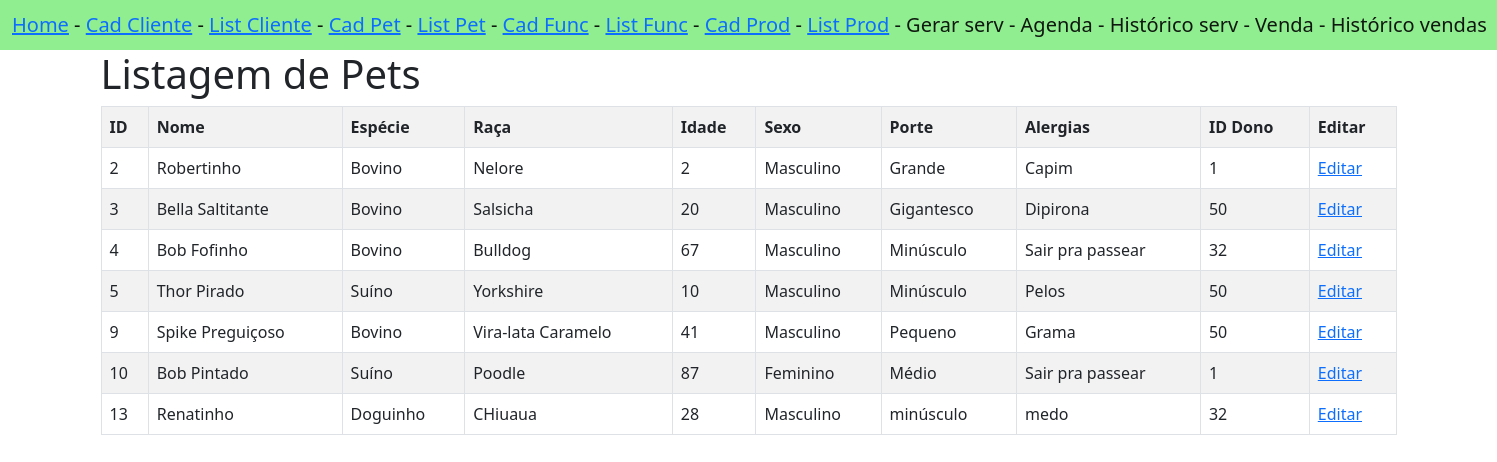
Before: /listarPets/ with the older database file.
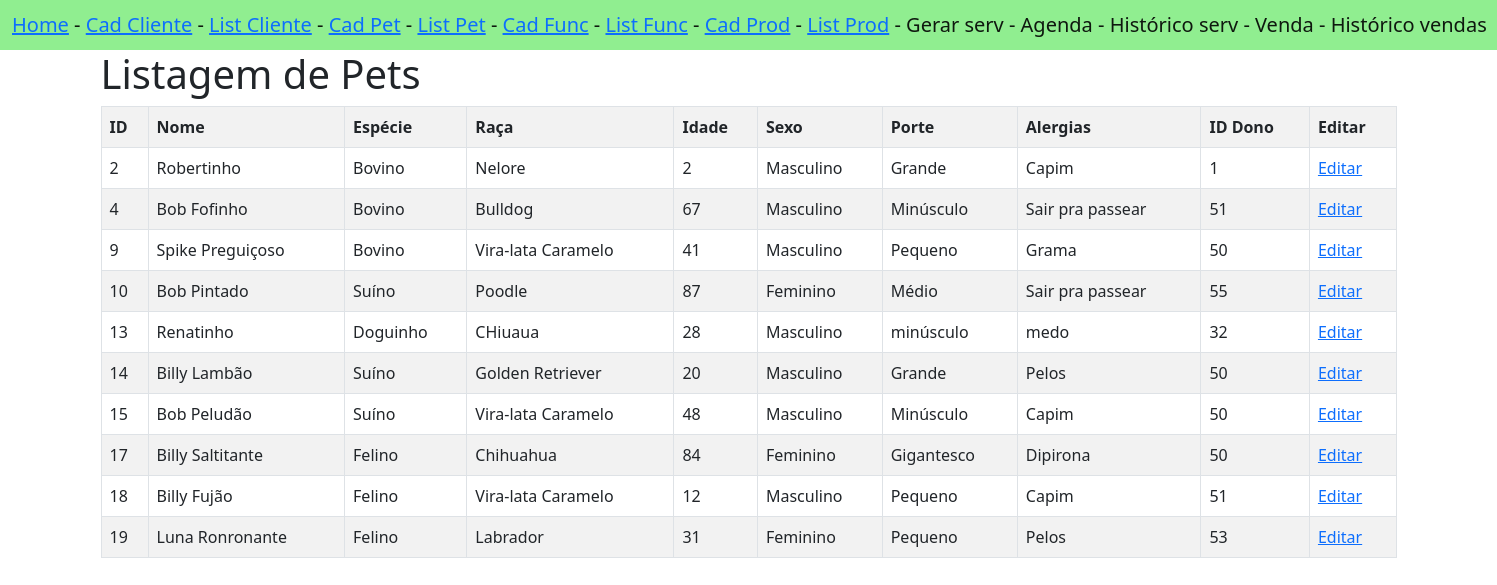
After: the same page with the newer database file.
### appPetPlanet/models.py (models this page shows)
class Pet(models.Model):
    id_pet = models.AutoField(primary_key=True)
    nome = models.TextField()
    especie = models.TextField()
    raca = models.TextField()
    idade = models.TextField()
    sexo = models.TextField()
    porte = models.TextField()
    alergias = models.TextField()
    id_dono = models.IntegerField(default=1)

### appPetPlanet/views.py (the view)
# urls.py: path('listarPets/', views.listarPets, name='listarPets'),
def listarPets(request):
    pets = {
        'pets': Pet.objects.all()
    }
    return render(request, 'pet/listarPets.html', pets)

### appPetPlanet/templates/pet/listarPets.html
{% extends 'navBar.html' %}
{% block conteudo %}
<div class="container">
    <h1>Listagem de Pets</h1>
    <table class="table table-bordered table-striped">
        <tr>
            <th>ID</th>
            <th>Nome</th>
            <th>Espécie</th>
            <th>Raça</th>
            <th>Idade</th>
            <th>Sexo</th>
            <th>Porte</th>
            <th>Alergias</th>
            <th>ID Dono</th>
            <th>Editar</th>
        </tr>
        {% for pet in pets %}
        <tr>
            <td>{{pet.id_pet}}</td>
            <td>{{pet.nome}}</td>
            <td>{{pet.especie}}</td>
            <td>{{pet.raca}}</td>
            <td>{{pet.idade}}</td>
            <td>{{pet.sexo}}</td>
            <td>{{pet.porte}}</td>
            <td>{{pet.alergias}}</td>
            <td>{{pet.id_dono}}</td>
            <td><a href="{% url 'infoPet' %}{{pet.id_pet}}">Editar</a></td>
        </tr>
        {% endfor %}
    </table>
</div>
{% endblock %}

### appPetPlanet/templates/navBar.html (shortened to what this page needs)
<!doctype html>
<html lang="pt">
<head>
  <link href="https://cdn.jsdelivr.net/npm/bootstrap@5.0.2/dist/css/bootstrap.min.css" rel="stylesheet"
>
</head>
<body>
  <nav style="background-color: lightgreen;" class="navbar navbar-light navbar-expand-lg">
    <div class="container-fluid">
      <span class="navbar-brand mb-0 h1">
        <a href="{% url 'home' %}">Home</a> -
        <a href="{% url 'cadastrarCliente' %}">Cad Cliente</a> -
        <a href="{% url 'listarClientes' %}">List Cliente</a> -
        <a href="{% url 'cadastrarPet' %}">Cad Pet</a> -
        <a href="{% url 'listarPets' %}">List Pet</a> -
        <a href="{% url 'cadastrarFuncionario' %}">Cad Func</a> -
        <a href="{% url 'listarFuncionarios' %}">List Func</a> -
        <a href="{% url 'cadastrarProduto' %}">Cad Prod</a> -
        <a href="{% url 'listarProdutos' %}">List Prod</a> -
        <a>Gerar serv</a> -
        <a>Agenda</a> -
        <a>Histórico serv</a> -
        <a>Venda</a> -
        <a>Histórico vendas</a>
      </span>
    </div>
  </nav>
  {% block conteudo %}
  {% endblock %}
</body>
</html>

Changed rows visible on the page:
removed Pet: id_pet "3", nome "Bella Saltitante", especie "Bovino", raca "Salsicha", idade "20", sexo "Masculino", porte "Gigantesco", alergias "Dipirona", id_dono "50"
removed Pet: id_pet "5", nome "Thor Pirado", especie "Suíno", raca "Yorkshire", idade "10", sexo "Masculino", porte "Minúsculo", alergias "Pelos", id_dono "50"
changed Pet "Bob Fofinho": id_dono "32" → "51"
changed Pet "Bob Pintado": id_dono "1" → "55"
added Pet: id_pet "14", nome "Billy Lambão", especie "Suíno", raca "Golden Retriever", idade "20", sexo "Masculino", porte "Grande", alergias "Pelos", id_dono "50"
added Pet: id_pet "15", nome "Bob Peludão", especie "Suíno", raca "Vira-lata Caramelo", idade "48", sexo "Masculino", porte "Minúsculo", alergias "Capim", id_dono "50"
added Pet: id_pet "17", nome "Billy Saltitante", especie "Felino", raca "Chihuahua", idade "84", sexo "Feminino", porte "Gigantesco", alergias "Dipirona", id_dono "50"
added Pet: id_pet "18", nome "Billy Fujão", especie "Felino", raca "Vira-lata Caramelo", idade "12", sexo "Masculino", porte "Pequeno", alergias "Capim", id_dono "51"
added Pet: id_pet "19", nome "Luna Ronronante", especie "Felino", raca "Labrador", idade "31", sexo "Feminino", porte "Pequeno", alergias "Pelos", id_dono "53"
